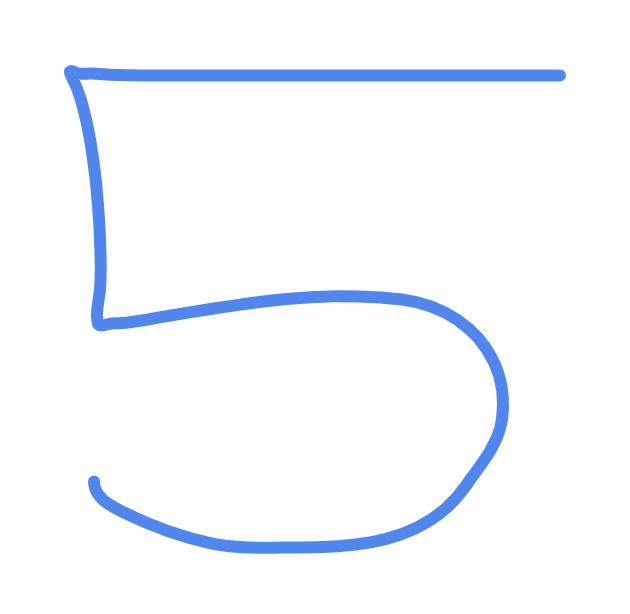
#> input picture nbs/my_img.png, 630 x 614 px
$ python equalize.py --image ../nbs/my_img.png
#> lines starting #> are read from the running program, lines starting #| are printed output that depends on the picture
#!/usr/bin/env python
"""
exemplify histogram equalization to improve contrast
    - unrealistic effects in pictures, improves contrast for medical imaging

Parameters

Usage

Example
    $ python <scriptname>.py --image ../img/<filename>.png

## Explain

"""
import numpy as np
import argparse
import cv2

def main():
    ap = argparse.ArgumentParser()
    ap.add_argument("-i", "--image", required=True, help="Path to the image")
    args = vars(ap.parse_args())

    image = cv2.imread(args["image"])
#> image is the input picture: shape (614, 630, 3); mean B, G, R 254, 248.5, 245.7
    image = cv2.cvtColor(image, cv2.COLOR_BGR2GRAY)
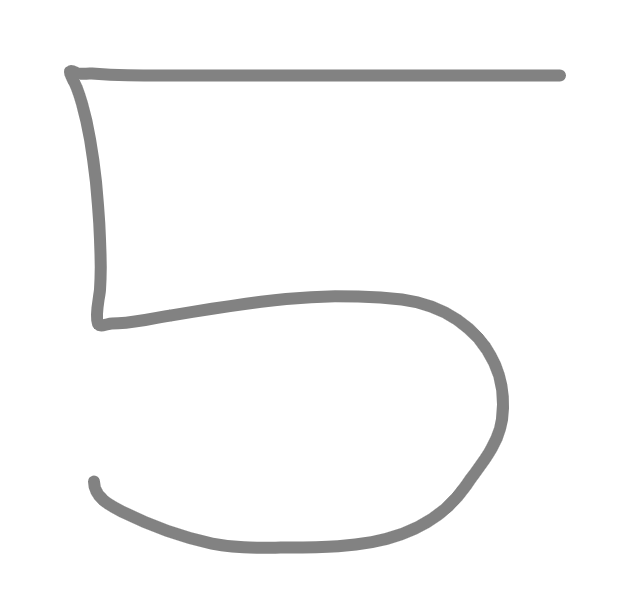
#> image: shape (614, 630); min 130, max 255, mean 248.3

    eq = cv2.equalizeHist(image)
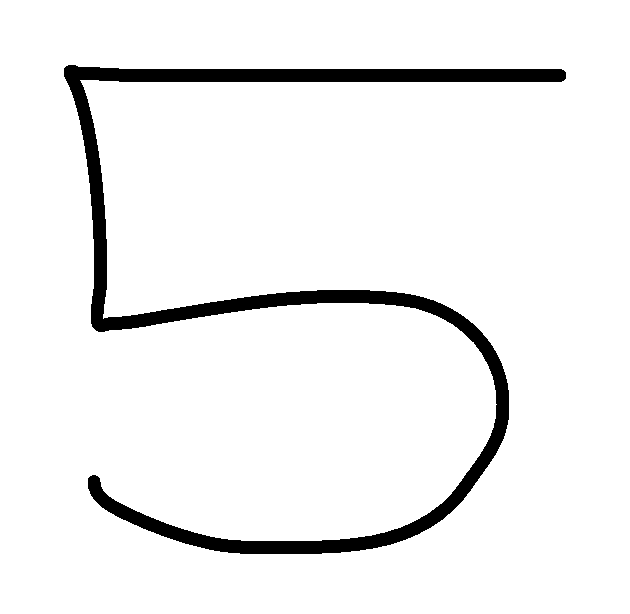
#> eq: shape (614, 630); min 0, max 255, mean 240.2

    cv2.imshow("Histogram Equalization", np.hstack([image, eq]))
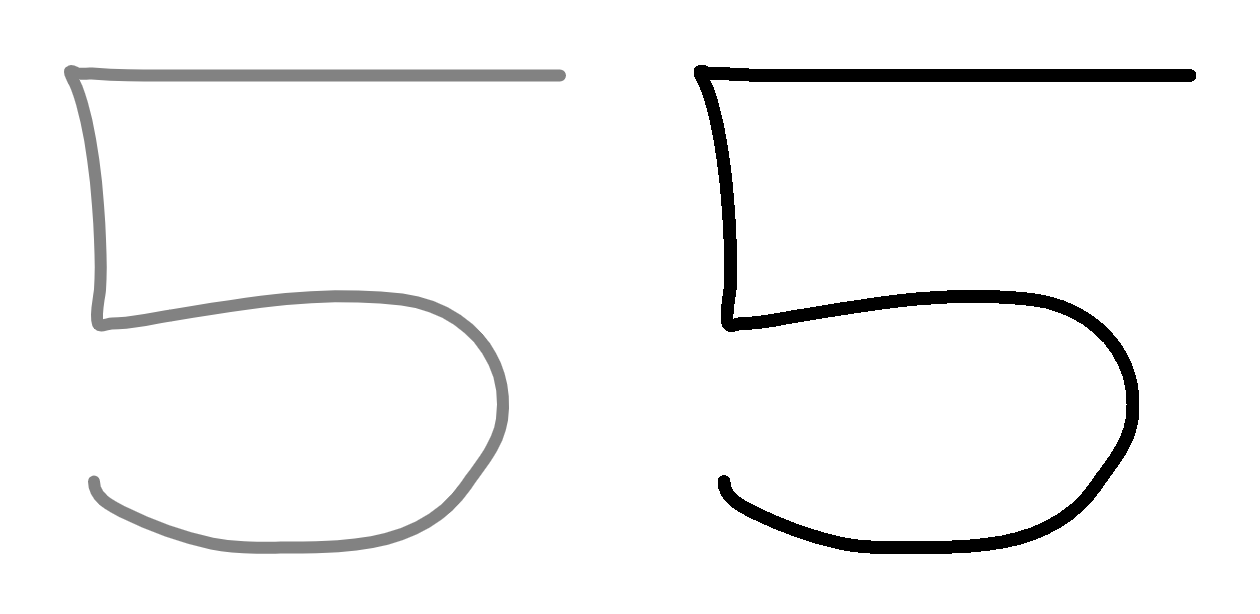
#> window 'Histogram Equalization': shape (614, 1260); min 0, max 255, mean 244.3
    cv2.waitKey(0)

if __name__=="__main__":
    main()
